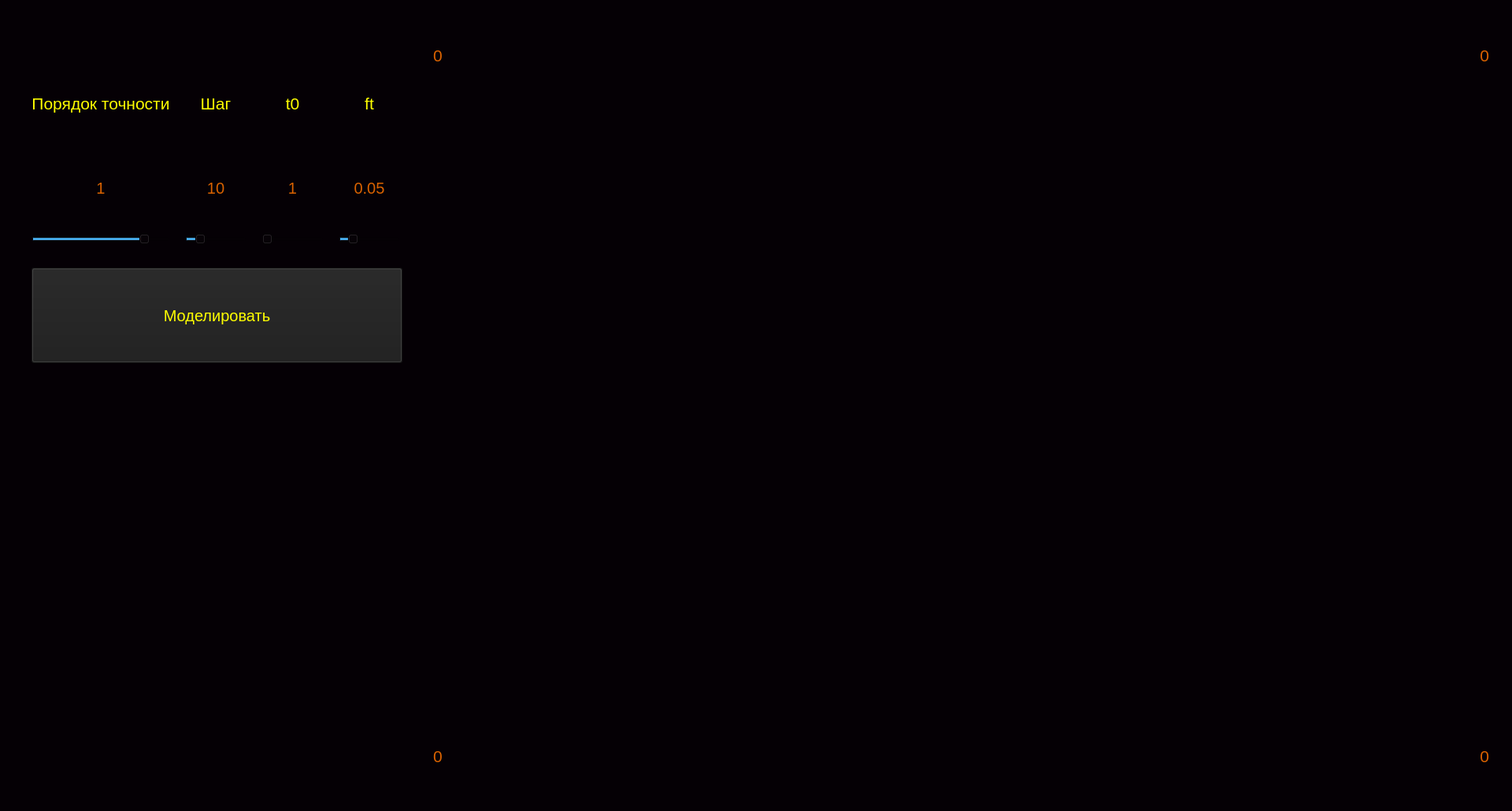
<?xml version="1.0" encoding="UTF-8"?>
<ui version="4.0">
 <class>MainWindow</class>
 <widget class="QMainWindow" name="MainWindow">
  <property name="geometry">
   <rect>
    <x>0</x>
    <y>0</y>
    <width>1920</width>
    <height>1030</height>
   </rect>
  </property>
  <property name="windowTitle">
   <string>MainWindow</string>
  </property>
  <property name="styleSheet">
   <string notr="true">background-color: rgb(5, 0, 5)</string>
  </property>
  <widget class="QWidget" name="centralwidget">
   <widget class="QLabel" name="label">
    <property name="geometry">
     <rect>
      <x>520</x>
      <y>110</y>
      <width>1371</width>
      <height>811</height>
     </rect>
    </property>
    <property name="text">
     <string/>
    </property>
   </widget>
   <widget class="QWidget" name="gridLayoutWidget">
    <property name="geometry">
     <rect>
      <x>40</x>
      <y>80</y>
      <width>481</width>
      <height>231</height>
     </rect>
    </property>
    <layout class="QGridLayout" name="gridLayout">
     <item row="2" column="6">
      <widget class="QSlider" name="Slider_ft">
       <property name="minimum">
        <number>1</number>
       </property>
       <property name="maximum">
        <number>100</number>
       </property>
       <property name="singleStep">
        <number>1</number>
       </property>
       <property name="value">
        <number>18</number>
       </property>
       <property name="orientation">
        <enum>Qt::Horizontal</enum>
       </property>
      </widget>
     </item>
     <item row="2" column="7">
      <widget class="QLabel" name="label_8">
       <property name="text">
        <string/>
       </property>
      </widget>
     </item>
     <item row="2" column="2">
      <widget class="QSlider" name="Slider_Step">
       <property name="minimum">
        <number>1</number>
       </property>
       <property name="maximum">
        <number>1000</number>
       </property>
       <property name="pageStep">
        <number>10</number>
       </property>
       <property name="value">
        <number>199</number>
       </property>
       <property name="orientation">
        <enum>Qt::Horizontal</enum>
       </property>
      </widget>
     </item>
     <item row="2" column="5">
      <widget class="QLabel" name="label_4">
       <property name="text">
        <string/>
       </property>
      </widget>
     </item>
     <item row="2" column="1">
      <widget class="QLabel" name="label_2">
       <property name="text">
        <string/>
       </property>
      </widget>
     </item>
     <item row="2" column="3">
      <widget class="QLabel" name="label_3">
       <property name="text">
        <string/>
       </property>
      </widget>
     </item>
     <item row="0" column="6">
      <widget class="QLabel" name="EmEdit_3">
       <property name="font">
        <font>
         <pointsize>16</pointsize>
        </font>
       </property>
       <property name="styleSheet">
        <string notr="true">color: yellow</string>
       </property>
       <property name="text">
        <string>ft</string>
       </property>
       <property name="alignment">
        <set>Qt::AlignCenter</set>
       </property>
      </widget>
     </item>
     <item row="1" column="2">
      <widget class="QLabel" name="step">
       <property name="font">
        <font>
         <pointsize>15</pointsize>
        </font>
       </property>
       <property name="styleSheet">
        <string notr="true">color: rgb(218, 98, 0)</string>
       </property>
       <property name="text">
        <string>10</string>
       </property>
       <property name="alignment">
        <set>Qt::AlignCenter</set>
       </property>
      </widget>
     </item>
     <item row="2" column="4">
      <widget class="QSlider" name="Slider_t0">
       <property name="minimum">
        <number>0</number>
       </property>
       <property name="maximum">
        <number>100</number>
       </property>
       <property name="value">
        <number>0</number>
       </property>
       <property name="orientation">
        <enum>Qt::Horizontal</enum>
       </property>
      </widget>
     </item>
     <item row="1" column="0">
      <widget class="QLabel" name="precision">
       <property name="font">
        <font>
         <pointsize>15</pointsize>
        </font>
       </property>
       <property name="styleSheet">
        <string notr="true">color: rgb(218, 98, 0)</string>
       </property>
       <property name="text">
        <string>1</string>
       </property>
       <property name="alignment">
        <set>Qt::AlignCenter</set>
       </property>
      </widget>
     </item>
     <item row="0" column="2">
      <widget class="QLabel" name="LEdit_2">
       <property name="font">
        <font>
         <pointsize>16</pointsize>
        </font>
       </property>
       <property name="styleSheet">
        <string notr="true">color:yellow</string>
       </property>
       <property name="text">
        <string>Шаг</string>
       </property>
       <property name="alignment">
        <set>Qt::AlignCenter</set>
       </property>
      </widget>
     </item>
     <item row="0" column="4">
      <widget class="QLabel" name="EmEdit_2">
       <property name="font">
        <font>
         <pointsize>16</pointsize>
        </font>
       </property>
       <property name="styleSheet">
        <string notr="true">color: yellow</string>
       </property>
       <property name="text">
        <string>t0</string>
       </property>
       <property name="alignment">
        <set>Qt::AlignCenter</set>
       </property>
      </widget>
     </item>
     <item row="1" column="4">
      <widget class="QLabel" name="t0">
       <property name="font">
        <font>
         <pointsize>15</pointsize>
        </font>
       </property>
       <property name="styleSheet">
        <string notr="true">color: rgb(218, 98, 0)</string>
       </property>
       <property name="text">
        <string>1</string>
       </property>
       <property name="alignment">
        <set>Qt::AlignCenter</set>
       </property>
      </widget>
     </item>
     <item row="2" column="0">
      <widget class="QSlider" name="Slider_Precision">
       <property name="minimum">
        <number>1</number>
       </property>
       <property name="maximum">
        <number>20</number>
       </property>
       <property name="value">
        <number>17</number>
       </property>
       <property name="orientation">
        <enum>Qt::Horizontal</enum>
       </property>
      </widget>
     </item>
     <item row="0" column="0">
      <widget class="QLabel" name="RLabel">
       <property name="font">
        <font>
         <pointsize>16</pointsize>
        </font>
       </property>
       <property name="styleSheet">
        <string notr="true">color: yellow</string>
       </property>
       <property name="text">
        <string>Порядок точности</string>
       </property>
       <property name="alignment">
        <set>Qt::AlignCenter</set>
       </property>
      </widget>
     </item>
     <item row="1" column="6">
      <widget class="QLabel" name="ft">
       <property name="font">
        <font>
         <pointsize>15</pointsize>
        </font>
       </property>
       <property name="styleSheet">
        <string notr="true">color: rgb(218, 98, 0)</string>
       </property>
       <property name="text">
        <string>0.05</string>
       </property>
       <property name="alignment">
        <set>Qt::AlignCenter</set>
       </property>
      </widget>
     </item>
    </layout>
   </widget>
   <widget class="QPushButton" name="pushButton">
    <property name="geometry">
     <rect>
      <x>40</x>
      <y>340</y>
      <width>471</width>
      <height>121</height>
     </rect>
    </property>
    <property name="font">
     <font>
      <pointsize>15</pointsize>
     </font>
    </property>
    <property name="styleSheet">
     <string notr="true">background-color:rgb(29, 29, 29);
color: yellow</string>
    </property>
    <property name="text">
     <string>Моделировать</string>
    </property>
   </widget>
   <widget class="QLabel" name="time">
    <property name="geometry">
     <rect>
      <x>550</x>
      <y>930</y>
      <width>271</width>
      <height>61</height>
     </rect>
    </property>
    <property name="font">
     <font>
      <pointsize>16</pointsize>
     </font>
    </property>
    <property name="styleSheet">
     <string notr="true">color:  rgb(218, 98, 0)</string>
    </property>
    <property name="text">
     <string>0</string>
    </property>
    <property name="alignment">
     <set>Qt::AlignLeading|Qt::AlignLeft|Qt::AlignVCenter</set>
    </property>
   </widget>
   <widget class="QLabel" name="time_2">
    <property name="geometry">
     <rect>
      <x>550</x>
      <y>40</y>
      <width>271</width>
      <height>61</height>
     </rect>
    </property>
    <property name="font">
     <font>
      <pointsize>16</pointsize>
     </font>
    </property>
    <property name="styleSheet">
     <string notr="true">color:  rgb(218, 98, 0)</string>
    </property>
    <property name="text">
     <string>0</string>
    </property>
    <property name="alignment">
     <set>Qt::AlignLeading|Qt::AlignLeft|Qt::AlignVCenter</set>
    </property>
   </widget>
   <widget class="QLabel" name="time_3">
    <property name="geometry">
     <rect>
      <x>1620</x>
      <y>40</y>
      <width>271</width>
      <height>61</height>
     </rect>
    </property>
    <property name="font">
     <font>
      <pointsize>16</pointsize>
     </font>
    </property>
    <property name="styleSheet">
     <string notr="true">color:  rgb(218, 98, 0)</string>
    </property>
    <property name="text">
     <string>0</string>
    </property>
    <property name="alignment">
     <set>Qt::AlignRight|Qt::AlignTrailing|Qt::AlignVCenter</set>
    </property>
   </widget>
   <widget class="QLabel" name="time_4">
    <property name="geometry">
     <rect>
      <x>1620</x>
      <y>930</y>
      <width>271</width>
      <height>61</height>
     </rect>
    </property>
    <property name="font">
     <font>
      <pointsize>16</pointsize>
     </font>
    </property>
    <property name="styleSheet">
     <string notr="true">color:  rgb(218, 98, 0)</string>
    </property>
    <property name="text">
     <string>0</string>
    </property>
    <property name="alignment">
     <set>Qt::AlignRight|Qt::AlignTrailing|Qt::AlignVCenter</set>
    </property>
   </widget>
  </widget>
  <widget class="QMenuBar" name="menubar">
   <property name="geometry">
    <rect>
     <x>0</x>
     <y>0</y>
     <width>1920</width>
     <height>19</height>
    </rect>
   </property>
  </widget>
  <widget class="QStatusBar" name="statusbar"/>
 </widget>
 <resources/>
 <connections/>
</ui>
